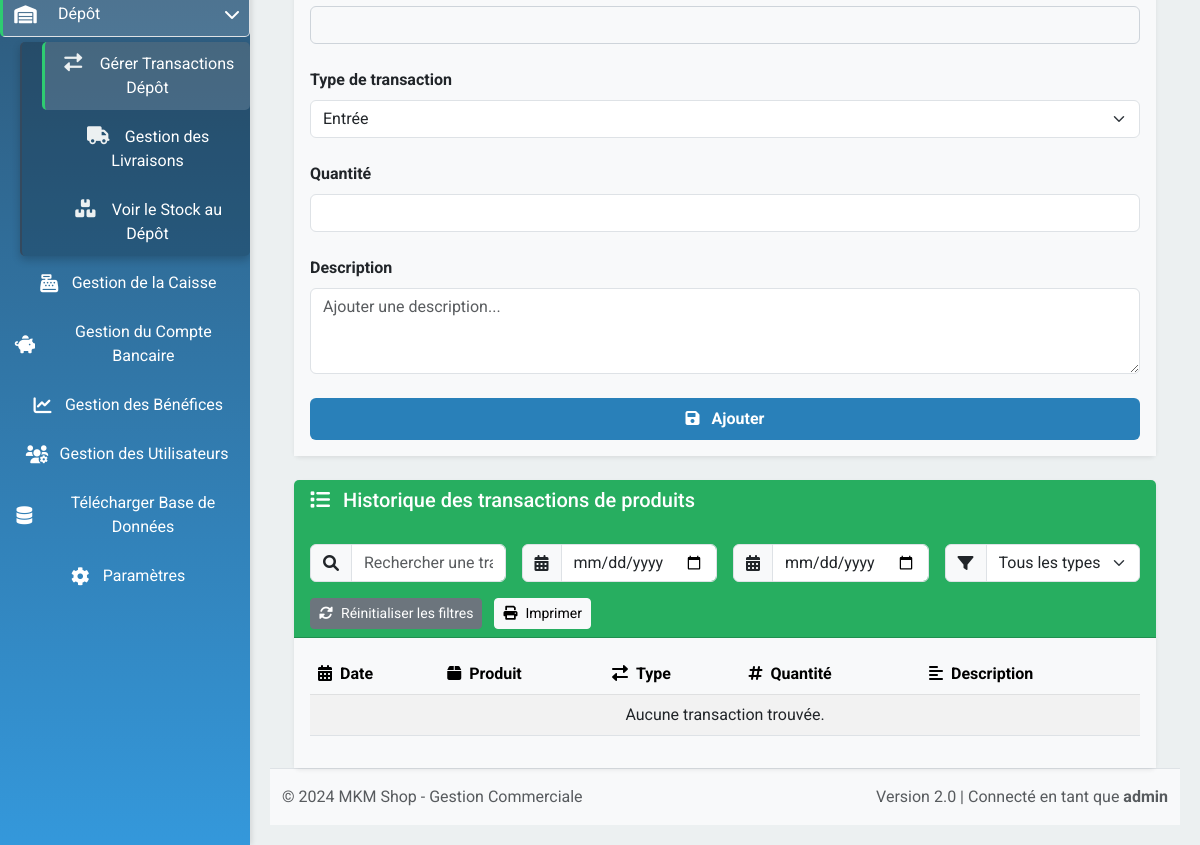
The page /gestion_transactions_depot (signed in, lower part) on the database as committed earlier.
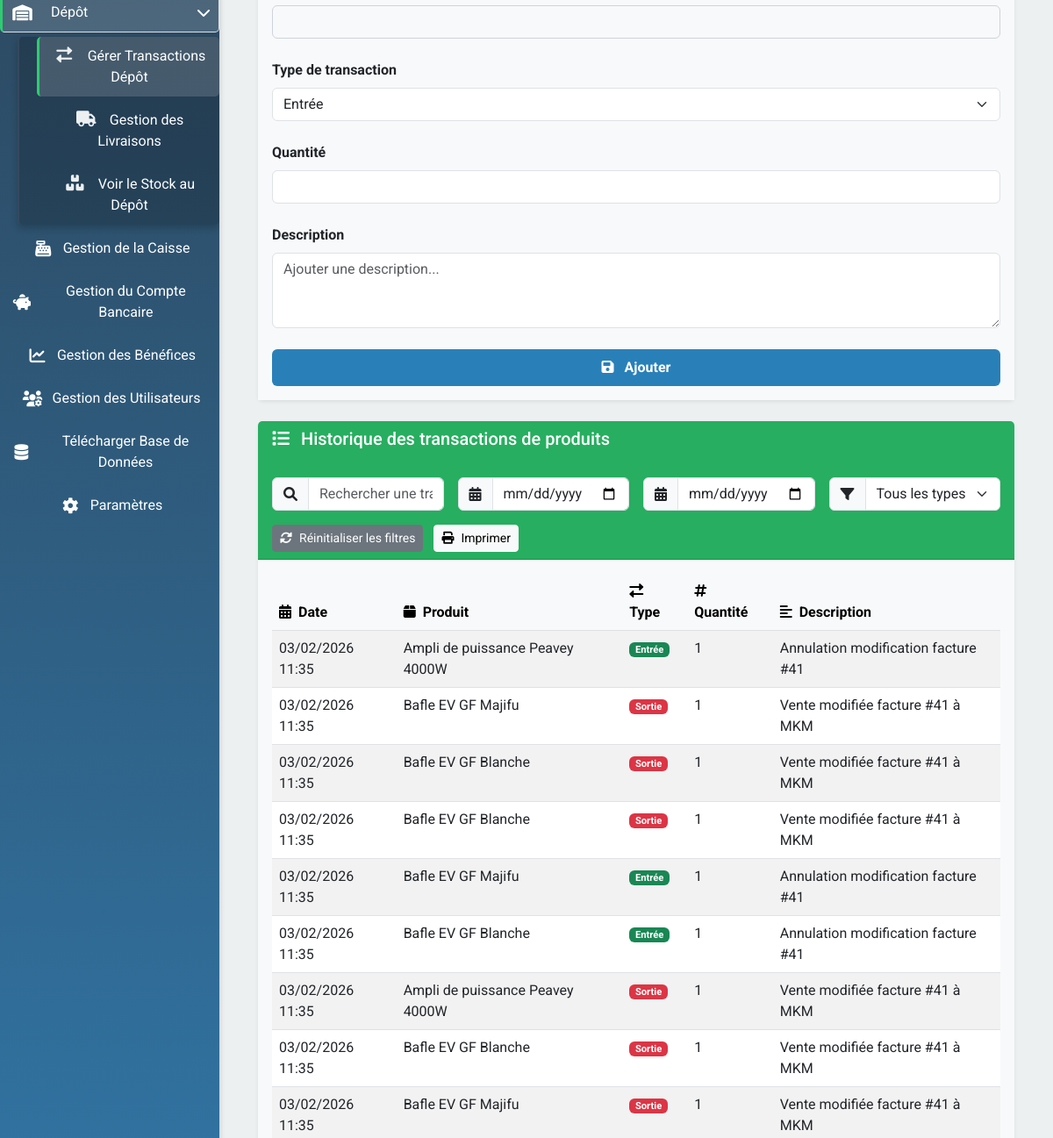
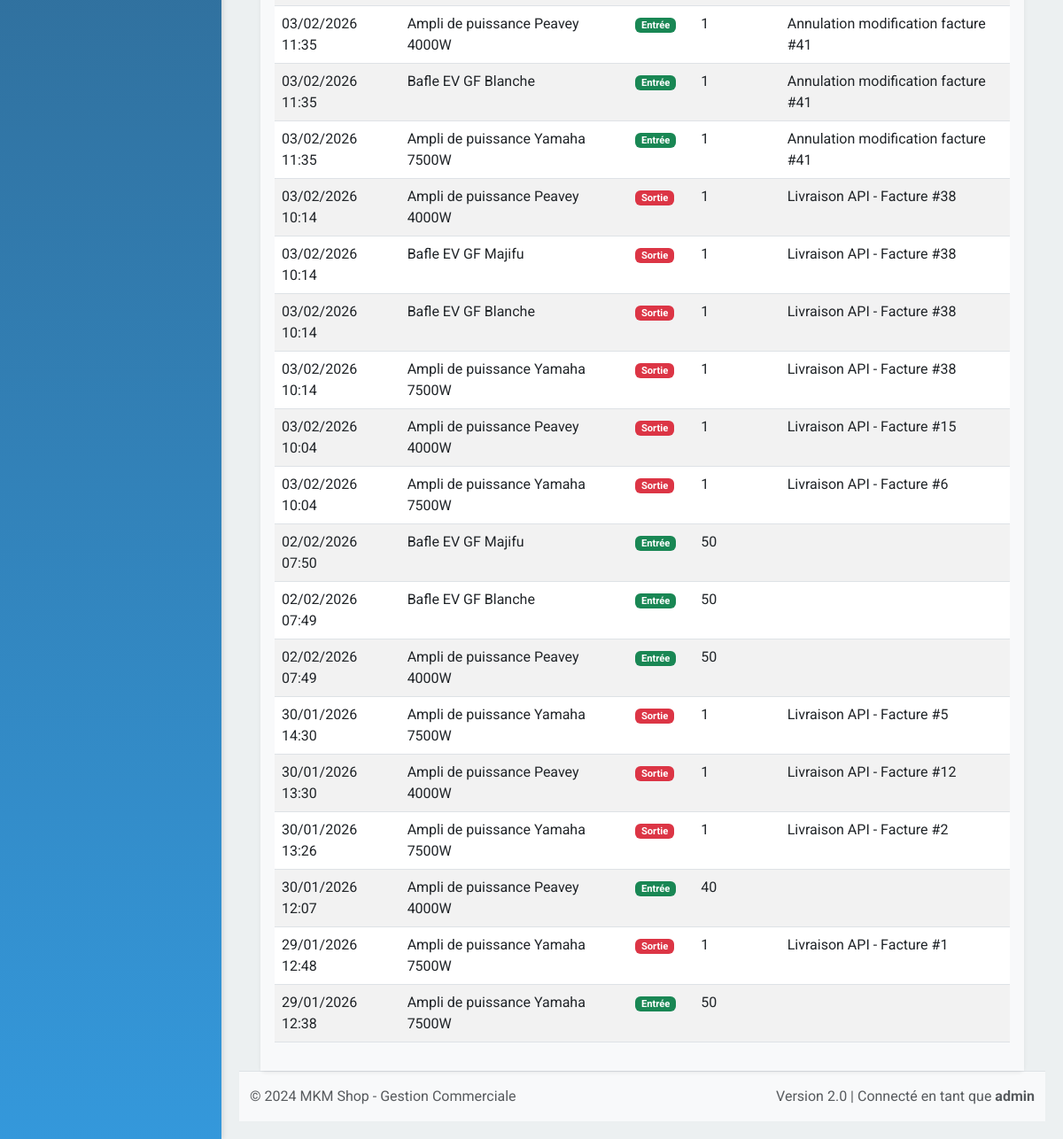
The same page on the database as committed later (2 pictures, top to bottom).
### app/models.py (models this page shows, shortened)
class TransactionDepot(db.Model):
    __tablename__ = 'transaction_depot'
    id = db.Column(db.Integer, primary_key=True)
    produit_id = db.Column(db.Integer, db.ForeignKey('produits.id'), nullable=False)
    quantite = db.Column(db.Integer, nullable=False)
    type_transaction = db.Column(db.String(10), nullable=False)
    date_transaction = db.Column(db.DateTime, default=datetime.utcnow)
    description = db.Column(db.Text, nullable=True)
    produit = db.relationship('Produits', backref='transactions_depot')

class Produits(db.Model):
    __tablename__ = 'produits'
    id = db.Column(db.Integer, primary_key=True)
    nom = db.Column(db.String(100), nullable=False)
    description = db.Column(db.String(200))
    prix = db.Column(db.Float, nullable=False)
    prix_achat = db.Column(db.Float, nullable=False)
    quantite = db.Column(db.Integer, nullable=False)
    quantite_depot = db.Column(db.Integer, default=0)
    en_route = db.Column(db.Integer, default=0)

### app/routes.py (the view)
@bp.route('/gestion_transactions_depot')
@login_required
@permission_required('gestion_depot')
def gestion_transactions_depot():
    transactions = TransactionDepot.query.order_by(TransactionDepot.date_transaction.desc()).all()
    produits = Produits.query.order_by(Produits.nom.asc()).all()
    return render_template('gestion_transactions_depot.html', transactions=transactions, produits=produits)

### app/models.py (called while the page is built)
    def is_admin(self):
        return self.role == 'admin'

    def has_permission(self, permission):
        if self.is_admin():
            return True
        return self.permissions and permission in self.permissions

### app/routes.py (called while the page is built)
def permission_required(permission):
    def decorator(f):
        @wraps(f)
        def decorated_function(*args, **kwargs):
            if not current_user.has_permission(permission):
                flash("Accès refusé. Vous n'avez pas les permissions nécessaires.", 'danger')
                return redirect(url_for('routes.index'))
            return f(*args, **kwargs)
        return decorated_function
    return decorator

@login_manager.user_loader
def load_user(user_id):
    return User.query.get(int(user_id))

### app/templates/gestion_transactions_depot.html (shortened to what the changed rows need)
{% extends "layout.html" %}
{% block content %}
<div class="container">
    <div class="card mt-4 shadow-sm border-0">
        <div class="card-body" style="background-color: #F8F9FA;">
            <div class="table-responsive">
                <table class="table table-hover table-striped">
                    <thead class="table-light">
                        <tr>
                            <th><i class="fas fa-calendar-alt me-2"></i>Date</th>
                            <th><i class="fas fa-box me-2"></i>Produit</th>
                            <th><i class="fas fa-exchange-alt me-2"></i>Type</th>
                            <th><i class="fas fa-hashtag me-2"></i>Quantité</th>
                            <th><i class="fas fa-align-left me-2"></i>Description</th>
                        </tr>
                    </thead>
                    <tbody id="transactionProduitTableBody">
                        {% if transactions %}
                            {% for transactions in transactions %}
                            <tr data-type="{{ transactions.type }}" data-date="{{ transactions.date_transaction.strftime('%Y-%m-%d') }}">
                                <td>{{ transactions.date_transaction.strftime('%d/%m/%Y %H:%M') }}</td>
                                <td>{{ transactions.produit.nom }}</td>
                                <td>
                                    {% if transactions.type_transaction == 'entree' %}
                                        <span class="badge bg-success">Entrée</span>
                                    {% else %}
                                        <span class="badge bg-danger">Sortie</span>
                                    {% endif %}
                                </td>
                                <td>{{ transactions.quantite }}</td>
                                <td>{{ transactions.description }}</td>
                            </tr>
                            {% endfor %}
                        {% else %}
                            <tr>
                                <td colspan="5" class="text-center">Aucune transaction trouvée.</td>
                            </tr>
                        {% endif %}
                    </tbody>
                </table>
            </div>
        </div>
    </div>
</div>
{% endblock %}

Rows that differ between the two databases and show on the page:
added TransactionDepot: type_transaction "Entrée"
added TransactionDepot: type_transaction "Sortie"
added TransactionDepot: type_transaction "Sortie"
added TransactionDepot: type_transaction "Sortie"
added TransactionDepot: type_transaction "Entrée"
added TransactionDepot: type_transaction "Entrée"
added TransactionDepot: type_transaction "Sortie"
added TransactionDepot: type_transaction "Sortie"
added TransactionDepot: type_transaction "Sortie"
added TransactionDepot: type_transaction "Entrée"
added TransactionDepot: type_transaction "Entrée"
added TransactionDepot: type_transaction "Entrée"
added TransactionDepot: type_transaction "Sortie"
added TransactionDepot: type_transaction "Sortie"
added TransactionDepot: type_transaction "Sortie"
added TransactionDepot: type_transaction "Sortie"
added TransactionDepot: type_transaction "Sortie"
added TransactionDepot: type_transaction "Sortie"
added TransactionDepot: type_transaction "Entrée"
added TransactionDepot: type_transaction "Entrée"
added TransactionDepot: type_transaction "Entrée"
added TransactionDepot: type_transaction "Sortie"
added TransactionDepot: type_transaction "Sortie"
added TransactionDepot: type_transaction "Sortie"
added TransactionDepot: type_transaction "Entrée"
added TransactionDepot: type_transaction "Sortie"
added TransactionDepot: type_transaction "Entrée"
Other text that changed with them:
text no longer shown: "Aucune transaction trouvée."
